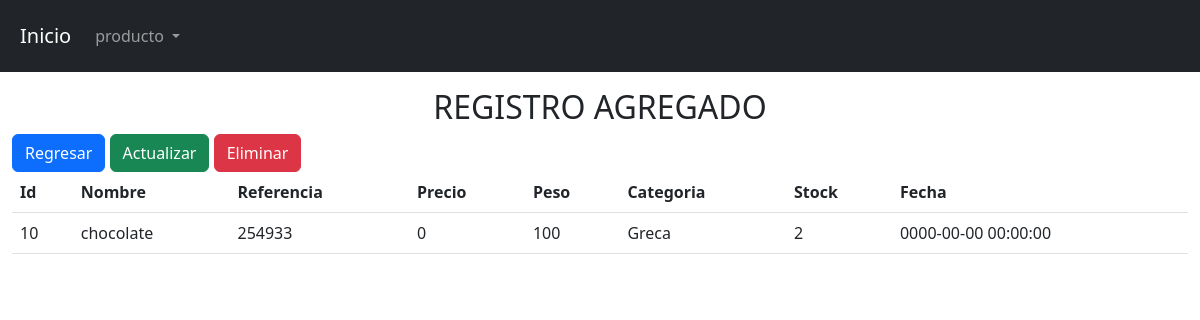
Screenshot of /view/username/show.php?id=10 with the database file from the repository.
### tables this page shows
CREATE TABLE `producto` (
  `id` int(11) NOT NULL,
  `nombre` varchar(100) NOT NULL,
  `referencia` varchar(100) NOT NULL,
  `precio` int(11) NOT NULL,
  `peso` int(11) NOT NULL,
  `categoria` varchar(100) DEFAULT NULL,
  `stock` int(11) NOT NULL,
  `fecha_creacion` timestamp NOT NULL DEFAULT current_timestamp() ON UPDATE current_timestamp()
);

### Config/db.php (called while the page is built)
<?php
    class db{
        private $host= "localhost";
        private $dbname= "prueba";
        private $user= "root";
        private $password= "";
        public function conexion(){
            try{
                $PDO = new PDO("mysql:host=".$this->host.";dbname=".$this->dbname,$this->user,$this->password);
                return $PDO;
            }catch(PDOException $e){
                return $e->getMessage();
            }
        }
    }
?>

### controller/usernameController.php (called while the page is built, shortened)
<?php
    class usernameController{
        private $model;
        public function __construct()
        {
            require_once("c://xampp/htdocs/Cafeteria/model/usernameModel.php");
            $this->model = new usernameModel();
        }
        public function show($id) {
            return($this->model->show($id)!= false) ? $this->model->show($id): header("location:index.php");
        }
}
?>

### model/usernameModel.php (called while the page is built, shortened)
<?php
    class usernameModel{
        private $PDO;
        public function __construct()
        {
            require_once("c:/xampp/htdocs/Cafeteria/Config/db.php");
            $con =new db();
            $this-> PDO = $con->conexion();
        }
                public function show($id){
                    $statement = $this ->PDO->prepare("SELECT * FROM producto where id = :id limit 1");
                        $statement->bindParam(":id",$id);
                        return($statement->execute())? $statement->fetch() :false;
                }
    }

### view/username/show.php (the view, shortened to what this page needs)
<?php
    require_once("c://xampp/htdocs/Cafeteria/view/head/head.php");
    require_once("c://xampp/htdocs/Cafeteria/controller/usernameController.php");
    $obj= new usernameController();
    $date = ($obj->show($_GET['id']));
?>
<h2 class="text-center">REGISTRO AGREGADO</h2>
<div class="bp-3">
    <a href="index.php" class="btn btn-primary">Regresar</a>
    <a href="edit.php?id=<?= $date[0]?>" class="btn btn-success">Actualizar</a>
    <a class="btn btn-danger" data-bs-toggle="modal" data-bs-target="#exampleModal">Eliminar</a>
</div>
<table class="table container-fluid">
    <thead>
        <tr>
            <th scope="col">Id</th>
            <th scope="col">Nombre</th>
            <th scope="col">Referencia</th>
            <th scope="col">Precio</th>
            <th scope="col">Peso</th>
            <th scope="col">Categoria</th>
            <th scope="col">Stock</th>
            <th scope="col">Fecha</th>
        </tr>
    </thead>
        <tbody>
            <tr>
                <td scope="col"><?=  $date['id']?></td>
                <td scope="col"><?=  $date['nombre']?></td>
                <td scope="col"><?=  $date['referencia']?></td>
                <td scope="col"><?=  $date['precio']?></td>
                <td scope="col"><?=  $date['peso']?></td>
                <td scope="col"><?=  $date['categoria']?></td>
                <td scope="col"><?=  $date['stock']?></td>
                <td scope="col"><?=  $date['fecha_creacion']?></td>
            </tr>
        </tbody>
</table>
<?php
    require_once ("c://xampp/htdocs/Cafeteria/view/head/footer.php");
?>

### rows the page displays
producto: id "10", nombre "chocolate", referencia "254933", precio "0", peso "100", categoria "Greca", stock "2", fecha_creacion "0000-00-00 00:00:00"
